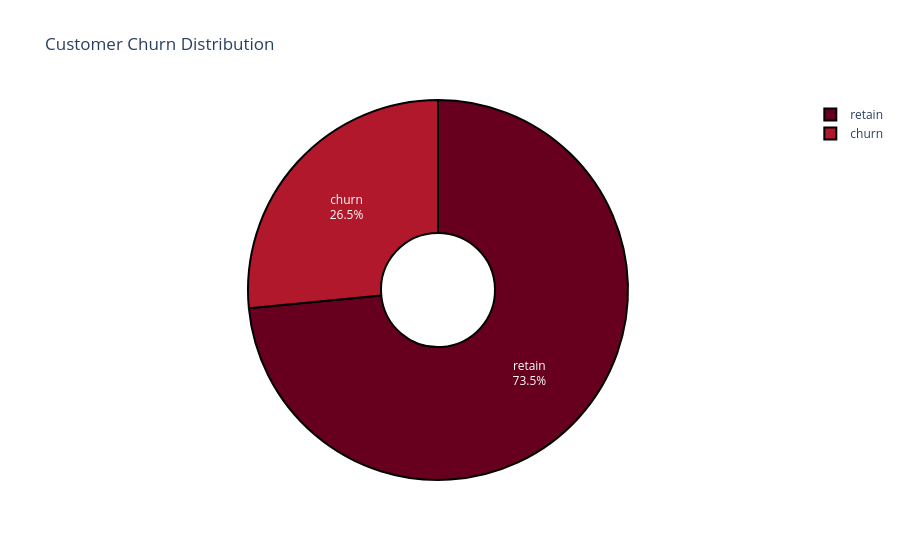

Notebook code for this chart:
### Markdown cell above
## 4.2. Target Distribution

### Code cell
import plotly.express as px

pie_data = data_viz['churn'].value_counts(normalize=True).reset_index()
pie_data.columns = ['churn', 'percentage']
pie_data['percentage'] = pie_data['percentage'] * 100

fig = px.pie(pie_data, values='percentage', names='churn', 
             title='Customer Churn Distribution', 
             color_discrete_sequence=px.colors.sequential.RdBu,
             hole=0.3)

fig.update_traces(textposition='inside', textinfo='percent+label', 
                  marker=dict(line=dict(color='#000000', width=2)))

fig.show()

### Figure 1 — Plotly figure (JSON) as saved in the notebook; plotly's stock layout.template omitted (floating-point values rounded to 4 significant figures)
{"data": [{"domain": {"x": [0, 1], "y": [0, 1]}, "hole": 0.3, "hovertemplate": "churn=%{label}<br>percentage=%{value}<extra></extra>", "labels": ["retain", "churn"], "legendgroup": "", "marker": {"line": {"color": "#000000", "width": 2}}, "name": "", "showlegend": true, "textinfo": "percent+label", "textposition": "inside", "type": "pie", "values": [73.46, 26.54]}], "layout": {"legend": {"tracegroupgap": 0}, "piecolorway": ["rgb(103,0,31)", "rgb(178,24,43)", "rgb(214,96,77)", "rgb(244,165,130)", "rgb(253,219,199)", "rgb(247,247,247)", "rgb(209,229,240)", "rgb(146,197,222)", "rgb(67,147,195)", "rgb(33,102,172)", "rgb(5,48,97)"], "title": {"text": "Customer Churn Distribution"}}}
